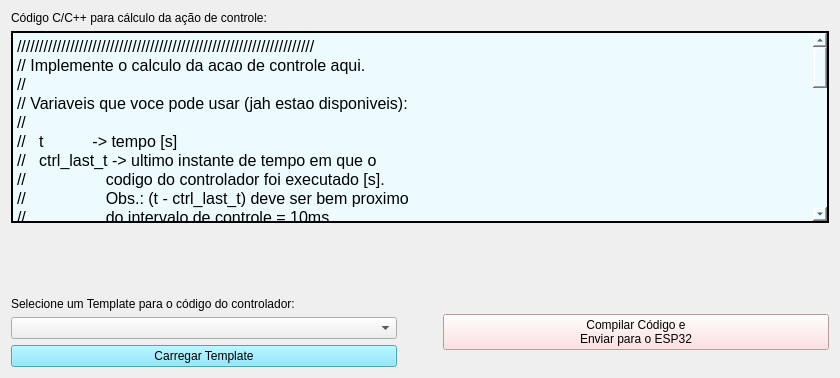
          <widget class="QWidget" name="tab_generic_controller">
           <attribute name="title">
            <string>Genérico</string>
           </attribute>
           <attribute name="toolTip">
            <string>Entre o código de um controlador genérico.</string>
           </attribute>
           <layout class="QVBoxLayout" name="verticalLayout_14">
            <item>
             <layout class="QVBoxLayout" name="verticalLayout_13">
              <item>
               <widget class="QLabel" name="label_3">
                <property name="text">
                 <string>Código C/C++ para cálculo da ação de controle:</string>
                </property>
               </widget>
              </item>
              <item>
               <widget class="QPlainTextEdit" name="plainTextEdit_ctrl_code">
                <property name="font">
                 <font>
                  <family>Ubuntu</family>
                  <pointsize>12</pointsize>
                  <italic>false</italic>
                  <kerning>true</kerning>
                  <fontweight>Medium</fontweight>
                 </font>
                </property>
                <property name="cursor" stdset="0">
                 <cursorShape>PointingHandCursor</cursorShape>
                </property>
                <property name="styleSheet">
                 <string notr="true">font: 500 12pt &quot;Ubuntu&quot;;
background-color: rgb(237, 251, 255);</string>
                </property>
                <property name="frameShape">
                 <enum>QFrame::Shape::WinPanel</enum>
                </property>
                <property name="frameShadow">
                 <enum>QFrame::Shadow::Plain</enum>
                </property>
                <property name="lineWidth">
                 <number>1</number>
                </property>
                <property name="midLineWidth">
                 <number>0</number>
                </property>
                <property name="plainText">
                 <string>///////////////////////////////////////////////////////////////////
// Implemente o calculo da acao de controle aqui.
//
// Variaveis que voce pode usar (jah estao disponiveis):
//
//   t           -&gt; tempo [s]
//   ctrl_last_t -&gt; ultimo instante de tempo em que o
//                  codigo do controlador foi executado [s].
//                  Obs.: (t - ctrl_last_t) deve ser bem proximo
//                  do intervalo de controle = 10ms.
//
//   ym          -&gt; vetor de sinais medidos: ym[0] a ym[3]:
//                  ym[0] = posicao em [graus].
//                  ym[1] = velocidade angular [graus/s].
//
//
//   ref         -&gt; vetor de sinais de referencia: ref[0].
//
//   u           -&gt; vetor de sinais de entrada da planta u[0].
//
//   xc          -&gt; vetor de estados do controlador
//                  (inicializados com valor zero): xc[0] a xc[5].
//                  Use para implementar um controlador
//                  dinamico, ao inves de um estatico.

// Ensaio em malha aberta: envia o valor de comando PWM,
// alterado via interface grafica, diretamente para o motor BLDC NIDEC.

// Proximo valor a ser enviado para a entrada,
// como alterado na GUI:
ref[0] = RefSteps.get(t);

// Aplica o valor diretamente na entrada do sistema
u[0] = ref[0];
</string>
                </property>
               </widget>
              </item>
              <item>
               <spacer name="verticalSpacer">
                <property name="orientation">
                 <enum>Qt::Orientation::Vertical</enum>
                </property>
                <property name="sizeType">
                 <enum>QSizePolicy::Policy::Preferred</enum>
                </property>
                <property name="sizeHint" stdset="0">
                 <size>
                  <width>818</width>
                  <height>68</height>
                 </size>
                </property>
               </spacer>
              </item>
              <item>
               <layout class="QHBoxLayout" name="horizontalLayout_5">
                <item>
                 <layout class="QVBoxLayout" name="verticalLayout_10">
                  <item>
                   <widget class="QLabel" name="label_4">
                    <property name="text">
                     <string>Selecione um Template para o código do controlador:</string>
                    </property>
                    <property name="wordWrap">
                     <bool>true</bool>
                    </property>
                   </widget>
                  </item>
                  <item>
                   <widget class="QComboBox" name="comboBox_ctrl_code">
                    <property name="currentIndex">
                     <number>-1</number>
                    </property>
                    <property name="maxVisibleItems">
                     <number>8</number>
                    </property>
                    <property name="placeholderText">
                     <string>Lei de Controle</string>
                    </property>
                    <property name="frame">
                     <bool>true</bool>
                    </property>
                    <property name="modelColumn">
                     <number>0</number>
                    </property>
                    <item>
                     <property name="text">
                      <string>Malha Aberta</string>
                     </property>
                    </item>
                    <item>
                     <property name="text">
                      <string>P</string>
                     </property>
                    </item>
                    <item>
                     <property name="text">
                      <string>PI</string>
                     </property>
                    </item>
                   </widget>
                  </item>
                  <item>
                   <widget class="QPushButton" name="pushButton_ctrl_code">
                    <property name="styleSheet">
                     <string notr="true">background-color: rgb(106, 230, 255);</string>
                    </property>
                    <property name="text">
                     <string>Carregar Template</string>
                    </property>
                    <property name="flat">
                     <bool>false</bool>
                    </property>
                   </widget>
                  </item>
                 </layout>
                </item>
                <item>
                 <spacer name="horizontalSpacer">
                  <property name="orientation">
                   <enum>Qt::Orientation::Horizontal</enum>
                  </property>
                  <property name="sizeType">
                   <enum>QSizePolicy::Policy::Preferred</enum>
                  </property>
                  <property name="sizeHint" stdset="0">
                   <size>
                    <width>40</width>
                    <height>20</height>
                   </size>
                  </property>
                 </spacer>
                </item>
                <item>
                 <widget class="QPushButton" name="pushButton_send_code_ESP32">
                  <property name="styleSheet">
                   <string notr="true">QPushButton:hover {
   color: red;
	font: 700 9pt &quot;Segoe UI&quot;;
}
QPushButton {
   background-color: rgb(255, 215, 215);
}</string>
                  </property>
                  <property name="text">
                   <string>Compilar Código e 
Enviar para o ESP32</string>
                  </property>
                  <property name="flat">
                   <bool>false</bool>
                  </property>
                 </widget>
                </item>
               </layout>
              </item>
             </layout>
            </item>
           </layout>
          </widget>
